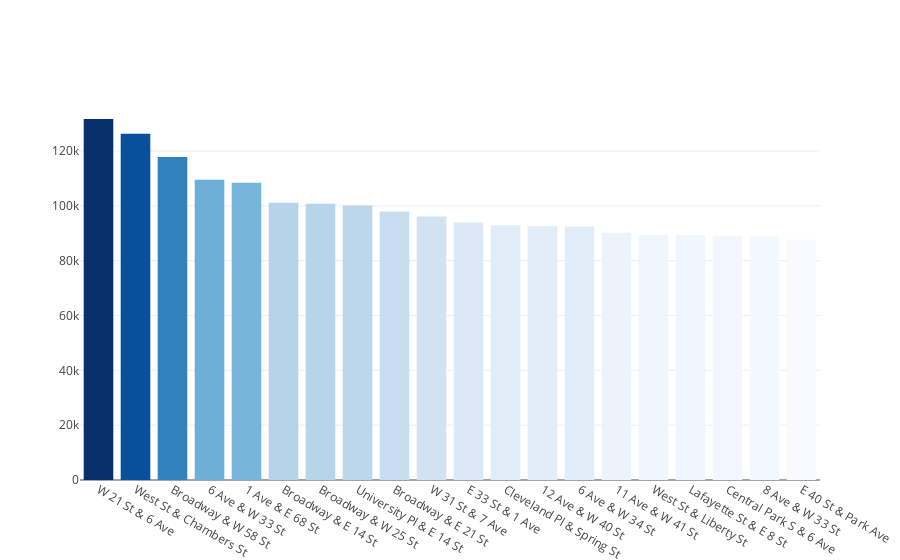

Here is the notebook cell this chart was saved with:
### Code cell
fig = go.Figure(go.Bar(x = top20['start_station_name'], y = top20['value'], marker={'color': top20['value'],'colorscale': 'Blues'}))
fig.show()

### Figure 1 — Plotly figure (JSON) as saved in the notebook; plotly's stock layout.template omitted (floating-point values rounded to 4 significant figures)
{"data": [{"marker": {"color": [131679, 126290, 117797, 109542, 108412, 101115, 100784, 100089, 97958, 96157, 93955, 92880, 92550, 92487, 90159, 89417, 89318, 89062, 88789, 87752], "colorscale": [[0, "rgb(247,251,255)"], [0.125, "rgb(222,235,247)"], [0.25, "rgb(198,219,239)"], [0.375, "rgb(158,202,225)"], [0.5, "rgb(107,174,214)"], [0.625, "rgb(66,146,198)"], [0.75, "rgb(33,113,181)"], [0.875, "rgb(8,81,156)"], [1, "rgb(8,48,107)"]]}, "type": "bar", "x": ["W 21 St & 6 Ave", "West St & Chambers St", "Broadway & W 58 St", "6 Ave & W 33 St", "1 Ave & E 68 St", "Broadway & E 14 St", "Broadway & W 25 St", "University Pl & E 14 St", "Broadway & E 21 St", "W 31 St & 7 Ave", "E 33 St & 1 Ave", "Cleveland Pl & Spring St", "12 Ave & W 40 St", "6 Ave & W 34 St", "11 Ave & W 41 St", "West St & Liberty St", "Lafayette St & E 8 St", "Central Park S & 6 Ave", "8 Ave & W 33 St", "E 40 St & Park Ave"], "y": [131679, 126290, 117797, 109542, 108412, 101115, 100784, 100089, 97958, 96157, 93955, 92880, 92550, 92487, 90159, 89417, 89318, 89062, 88789, 87752]}], "layout": {"autosize": true, "xaxis": {"autorange": true, "range": [-0.5, 19.5], "type": "category"}, "yaxis": {"autorange": true, "range": [0, 138600.0], "type": "linear"}}}
